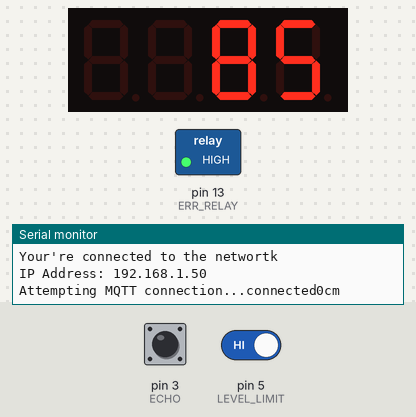
This sketch was run on a simulated Arduino Pro Mini, built with avr-gcc and run on an emulated ATmega328P. Parts: 4-digit seven-segment display, switched loads named in the sketch (green lamp = pin HIGH), the last lines printed to the serial monitor. Inputs (shaded band) come from the test bench; at power-on: pin 5 (LEVEL_LIMIT) HIGH, pin 3 (ECHO) LOW. WiFi joins after 1.5 s; servers stay silent unless stated; no MQTT or app messages arrive unless stated; pins used as bus, display or sensor lines are not drawn.

Above: at 3.2 s.
3.3 s: pin 5 (LEVEL_LIMIT) driven LOW
At 4.8 s:
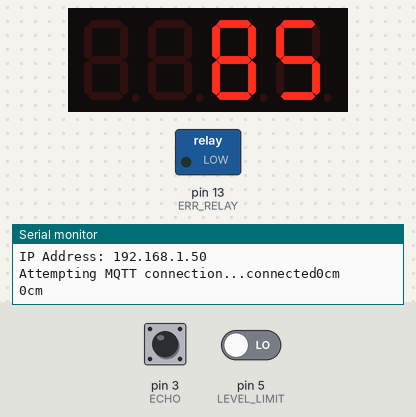
5.2 s: pin 5 (LEVEL_LIMIT) driven HIGH
At 6.4 s:
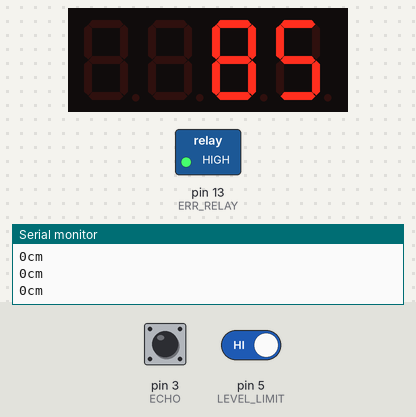
7.5 s: pin 3 (ECHO) pulsed HIGH 5 times (0.12 s each, 0.3 s apart)
At 9.8 s:
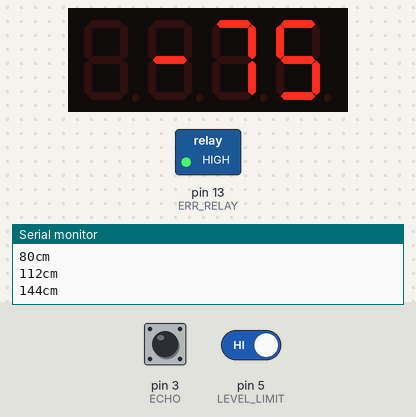
10.5 s: pin 5 (LEVEL_LIMIT) driven LOW
At 11.5 s:
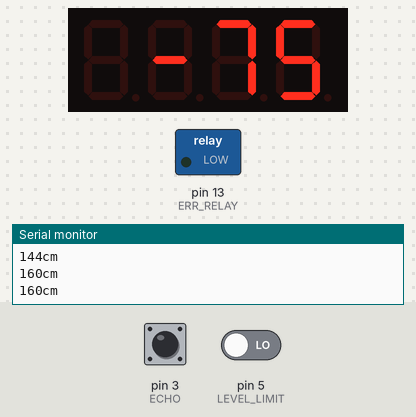
Timing chart, 0 to 13.5 s (numbered marks = the images above; inputs shaded):
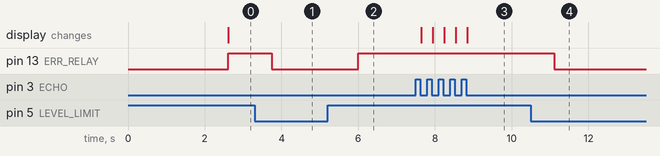

Measured:
- after the input at 3.3 s, pin 13 (ERR_RELAY): HIGH → LOW after 0.44 s
- after the input at 5.2 s, pin 13 (ERR_RELAY): LOW → HIGH after 0.81 s
- after the input at 7.5 s, the display: first changes after 0.14 s (image 3 shows a later state)
- after the input at 10.5 s, pin 13 (ERR_RELAY): HIGH → LOW after 0.61 s

The sketch:

ProMini_Esp01_levelMonitor_display.ino
```cpp
#include "header.h"

RaiseTimeEventInLoop mqttPub;

void setup(void){
    Serial.begin(115200);
    EspSerial.begin(ESP8266_BAUD);
    WiFi.init(&EspSerial);
    display.setBrightness(0x07);
    display.showNumberDec(0, true);
    //debug
    //Serial.print("the value of WL_NO_SHIELD is :"); Serial.println(WiFi.status());
    wifiConnect();

    client.setServer(server, 1883);
    client.setCallback(callback);

    pinMode(TRIG, OUTPUT);
    pinMode(ECHO, INPUT);
    pinMode(LED_BUILTIN, OUTPUT);
    pinMode(LEVEL_LIMIT, INPUT_PULLUP);
    pinMode(ERR_RELAY, OUTPUT);
}

void loop(void)
{
    static unsigned long lastPub = millis();
    static bool limitStatChanged = false;
    static bool preLimitStat = false;
    static bool currLimitStat = false;
    unsigned long now;
    int averageDistance;
    char buffer[128];

// 파트1 ===========================================================================================
// client.loop()를 먼저한 이유는 현재 loop() 속에서 mqtt 관련 함수를 먼저 refresh하기 위해서이다.
    if (!client.connected()) {
        reconnect();
    }
    client.loop();

// 파트2 ===========================================================================================
// loop()동안 쉴새 없이 거리를 계속 업데이트 한다.
    averageDistance = avrDistance(ultraSonicMeasureDistance(TRIG, ECHO));
    display.showNumberDec(volumeRemain(averageDistance), false);
    isChangedDoSomething(& preLimitStat, & currLimitStat);
    // 공진이 일어나서 0.1초마다 거리 측정하는 것으로 바꿈
    delay(100);
// 파트3 : MQTT에 publish하는 프로그램이다. ========================================================
//  정해진 시간에 한번씩 쓰는 것인데, 14초에 하나씩 쓰도록 한다.
//  만들어 놓은 class를 이용하여 간단하게 표현한다.
//  14초 동안 읽은 거리는 평균을 내서 이용한다.
    mqttPub.eachEveryTimeIn(14000, doThis, MQTT_PUB_LEVEL, volumeRemain(averageDistance));
}
```

header.h
```cpp
//============================================================================================
//      function.cpp
//============================================================================================
#include <WiFiEspAT.h>
#include <PubSubClient.h>
#include <SoftwareSerial.h>

#include <stdlib.h>
#include <stdio.h>
#define ESP8266_BAUD 57600

char ssid[] = "FarmMain5G";
char pass[] = "wweerrtt";
int status = WL_IDLE_STATUS;

IPAddress server(192, 168, 0, 24);

SoftwareSerial EspSerial(8, 7); //Rx, Tx
WiFiClient espClient;   //WiFiEspAT에서 정의됨
PubSubClient client(espClient);

// MQTT 메세지 등 정의
#define MQTTID      "levelMonitorAtank"
#define MQTTUSER    "farmmain"
#define MQTTPASS    "eerrtt"
#define WILLTOPIC   "Lastwill/FM/FerTankA/Status"
#define WILLMSG     "off line"

// pin 번호 정의
#define TRIG 2
#define ECHO 3
#define LEVEL_LIMIT 5
#define ERR_RELAY 13

// 탱크 번호 정의
#define LEVEL_TANK_A

#ifdef LEVEL_TANK_A
#define CLIENT_NAME     "LevelMonitor_TankA"  //혹시나 싶어 쓴것. EspMQTTClient.h에 연동
#define MQTT_PUB_LEVEL  "Sensor/FM/FerTankA/Level" //FM 작업동, fertankA 혼합통A
#define MQTT_PUB_ERROR  "Error/FerTankA/Status" // 혼합통 A의 저수위 경고를 본다.
#endif

// resetFunction
void (*resetFunc)(void) = 0; //리셋함수는 어드레스가 0부터 시작하는 함수이다.

/*
    이 콜백에서는 따로 payload뿐만 아니라 str[256]에서 카피를 받아쓴다.
    payload마지막에 NULL이 있는지 없는지는 모르겠지만,
    str에는 마지막에 NULL이 있어서 string으로 쓸수 있다.
*/
void callback(char* topic, byte* payload, unsigned int length) {
    char str[256];
    int conv;
    Serial.print("Message arrived [");
    Serial.print(topic);
    Serial.print("]");
    for(int i = 0; i < length; i++){
        Serial.print((char) payload[i]);
        str[i] = (char) payload[i];
        str[i+1] = NULL;
    }
    // 이하 특별한 topic message에 대한 처리 루틴이 있어야한다.
}

void reconnect(void) {
    int errCnt = 0;
    while(!client.connected()) {
        Serial.print("Attempting MQTT connection...");
        if(client.connect(MQTTID,MQTTUSER,MQTTPASS,WILLTOPIC, 0, 1, WILLMSG)) {
            Serial.print("connected");
            client.publish(WILLTOPIC, "on line", 1);
            // client.subscribe("...");
        } else {
            Serial.print("failed, rc=");
            Serial.print(client.state());
            Serial.print("\t try again in 5 seconds\n");
            delay(5000);
            if(errCnt > 10) resetFunc();
            else errCnt++;
        }
    }
}

void wifiConnect(void)
{
/* setup() 안에서 작동한다. 이전에 반드시 정의 되어야할 것이 있는데,
    ESP01이 SoftwareSerial로 정의되어 있어야 하고(EspSerial),
    WiFi 쉴드 변수와 ESP01모뎀의 객체의 레퍼런스를 연결해 주어야 한다.
*/
    if(WiFi.status() == WL_NO_SHIELD) {
        Serial.println("WiFi shield not present");
        delay(100);
        resetFunc();
    }

    Serial.print("Attempting to connect to WPA SSID:");
    Serial.println(ssid);

    WiFi.begin(ssid, pass);

    while(WiFi.status() != WL_CONNECTED) {
        delay(500);
        Serial.print(".");
    }

    Serial.println("Your're connected to the networtk");
    Serial.print("IP Address: ");
    Serial.println(WiFi.localIP());
}

int sumDist = 0;
int avrDistance(unsigned int distance)
{
    static unsigned int arrDistance[128] = {0,};
    static int index = 0;

    if(index == 128) index=0; //다음 주기 첫번째 0
    sumDist = sumDist - arrDistance[index] + distance;
    arrDistance[index] = distance;
    index ++;
    //Serial.print("index :"); Serial.println(index);
    //Serial.print("arrDistance["); Serial.print(index); Serial.print("] = "); Serial.println(arrDistance[(index == 0 ? 127 : index-1)]);
    //Serial.println(sumDist);
    return (int) (sumDist/127);
}

// 사각 탱크의 남은 용적을 구한다. 일단 100세티로 계산하고 거리를 받아서 %로 환산해서 리턴한다.
int volumeRemain(int dist)
{
    return (85 - dist); //112.5cm는 물탱크의 깊이
}

// 초음파 센서로 거리를 측정한다.
// mesureDistance()
// arguments:
//      echo : 초음파 센서 출력부
//      trig : 초음파 센서 수신부
//      위의 두 핀은 setup()에서 pinMode가 미리 정의되어 있어야 한다.
int ultraSonicMeasureDistance(int trig, int echo)
{
    unsigned long duration;
    unsigned int distance;
    unsigned int averageDistance;

    //초음파 스피커에 펄스를 준다. 0.01초 (3.4005m 정도 갔다)
    digitalWrite(trig, HIGH);
    delay(10);
    digitalWrite(trig, LOW);

    // 핀에서 펄스(HIGH 또는 LOW)를 읽습니다.
    // 예를 들어, value 가 HIGH 이면, pulseIn() 은 핀이 HIGH` 가 될 때까지 기다리고,
    // 타이머를 시작하고, 핀이 LOW 가 될 때까지 기다리고 타이머를 멈춥니다.
    // 펄스의 길이를 마이크로초 단위로 반환합니다.
    // 정해진 timeout 안에 펄스가 시작되지 않으면 0을 반환합니다.
    // 이 함수의 타이머는 경험적으로 결정되고, 긴 펄스에 대해 오류를 낼 수도 있습니다.
    // 10 마이크로초부터 3분까지의 길이의 펄스에 대해 동작합니다.
    duration = pulseIn(echo, HIGH);
    distance = (unsigned long) ((34045 * duration) / 1000000) / 2;

    averageDistance = avrDistance(distance);

    // debug
    Serial.print(averageDistance);
    Serial.println("cm");

    return distance;
}

// MQTT에 쓰기 위해서 루프마다 쓸 필요는 없다.
// 그 상태가 바뀌었을 때, 루프를 쓰는 것이 좋겠다.
// 그러므로 이하는 상태를 인수로 받아 바뀐 것을 판단하고 어떤 행동을 하려는 함수이다.
bool isChanged(bool prev, bool current) {
    if(prev != current) return true;
    else return false;
}

// 0: 아무 변화도 없었다.
// 1: 변화가 있었다. 물이 없다는 변화
// 2: 물이 있다는 변화
int isChangedDoSomething(bool * prev, bool * current)
{
    // 기계적으로 이번 루프에서 변화값을 쉬프트한다.
    * prev = * current;
    * current = digitalRead(LEVEL_LIMIT);

    // 상태가 같은가?
    // yes : 같다. 아무것도 안한다.
    // no : 다르다. 다르면 current 상태에 따라 MQTT 메세지를 다르게 송부한다.
    if(* prev == * current) return 0;
    else{
        // true : 물이 없다.
        // false : 물이 감지 된다.
        if(* current) {
            client.publish(MQTT_PUB_ERROR, "No fertile A", 1);
            digitalWrite(LED_BUILTIN, HIGH);
            digitalWrite(ERR_RELAY, HIGH);
            return 1;
        } else {
            client.publish(MQTT_PUB_ERROR, "None", 1);
            digitalWrite(LED_BUILTIN, LOW);
            digitalWrite(ERR_RELAY, LOW);
            return 2;
        }
    }
}
// ProMini_Esp01_levelMonitor_display.ino에만 쓰이는 특별함수
// class RaiseTimeEventInLoop의 instance "mqttPub"에 사용된다.
void doThis(const char* tpc, const char* msg)
{
    client.publish(tpc, msg, 1);
}

void doThis(const char* tpc, int msg)
{
    char buffer[128];
    sprintf(buffer, "%d", msg);
    // 이 행이 에러가 나서 위의 명령어를 추가했음 itoa(msg, buffer, 10);
    client.publish(tpc, buffer, 1);
}

//============================================================================================
//     TM1637.h
//============================================================================================
#include <TM1637Display.h>

#define TM1637CLK   10
#define TM1637DIO   11

const uint8_t SEG_DONE[] = {
	SEG_B | SEG_C | SEG_D | SEG_E | SEG_G,           // d
	SEG_A | SEG_B | SEG_C | SEG_D | SEG_E | SEG_F,   // O
	SEG_C | SEG_E | SEG_G,                           // n
	SEG_A | SEG_D | SEG_E | SEG_F | SEG_G            // E
	};

TM1637Display display(TM1637CLK, TM1637DIO);

//=============================================================================================
//          myClassDev.h
//=============================================================================================

/*
    Arduino에서 함수를 인자로 호출하는 Class작성
    이 class는 loop()에 들어가기는 하지만, 정해진 주기에 한번 이 함수를 실행한다.
*/
//==========================================================================================

// 루프 안에서 일정 주기가 돌아오면 그 주기 시각에 어떤 일을 하는 객체
// ex. 주기 5000 millis 마다 LED를 토글한다.
// ex. 주기 10,000 millis 마다 온도 센서를 읽는다.

class RaiseTimeEventInLoop {
    public:
        // t_anchor : static이고 초기는 이 함수가 실행되는 때의 시간.
        // 이후로는 period_t가 지난 후의 시스템 시간
        unsigned long t_anchor;
        // t_current : 루프 중에 시스템 시간을 계산한다.
        unsigned long t_current;
        void (*pfunct) (void); //생성자에서 실행할 함수를 기억할 용도로 쓸 예정이었는데, 그 효용성이 떨어졌다. 하위 버전 호환성을 위해 그냥 둔다.

    public:
        RaiseTimeEventInLoop(){
            t_anchor = millis();
            t_current = millis();
        }
        RaiseTimeEventInLoop(void (*fptr)(void)){
            t_anchor = millis();
            t_current = millis();
            pfunct = fptr;
        }
        void eachEveryTimeIn(unsigned long t_period) { eachEveryTimeIn((t_period), pfunct); }
        void eachEveryTimeIn(unsigned long t_period, void (*fptr)(void));
        void eachEveryTimeIn(unsigned long t_period, void (*fptr)(const char *, const char *), const char *, const char *);
        void eachEveryTimeIn(unsigned long, void(*fptr)(const char*, int), const char*, int);
        void eachEveryTimeIn(int t_period, void(*fptr)(void)) { eachEveryTimeIn((unsigned long) t_period, fptr);}
        void eachEveryTimeIn(int t_period, void(*fptr)(const char*, const char*), const char* a, const char* b) {
             eachEveryTimeIn((unsigned long) t_period, fptr, a, b);}
        void eachEveryTimeIn(int t_period, void(*fptr)(const char*, int), const char* arg_a, int arg_b) {
             eachEveryTimeIn((unsigned long) t_period, fptr, arg_a, arg_b);}


        // void operator()();
        // void operator()(void (*fptr)(void));
};

void RaiseTimeEventInLoop::eachEveryTimeIn(unsigned long t_period, void (*fptr)(void))
{
    // 조건식 : refClass.t_current-refClass.t_anchor > t_period
    // yes : t_period보다 더 많은 시간이 흘렀다는 이야기
    // no : t_period보다 더 적으니 시간이 찰 때까지 기다려야한다는 이야기
    // 이 조건식의 두 조건 모두 t_current는 millis()의 반환값을 동시에 가져야 다음 호출에서 의미를 가짐
    if (t_current - t_anchor >= t_period) {
        //주기마다 실행해야할 함수를 작성한다.
        fptr();
        t_anchor = t_current;
    }
    t_current = millis();
}

void RaiseTimeEventInLoop::eachEveryTimeIn(unsigned long t_period,
                                            void (*fptr)(const char*, const char*), const char* arg_a, const char* arg_b)
{
    // 조건식 : refClass.t_current-refClass.t_anchor > t_period
    // yes : t_period보다 더 많은 시간이 흘렀다는 이야기
    // no : t_period보다 더 적으니 시간이 찰 때까지 기다려야한다는 이야기
    // 이 조건식의 두 조건 모두 t_current는 millis()의 반환값을 동시에 가져야 다음 호출에서 의미를 가짐
    if (t_current - t_anchor >= t_period) {
        //주기마다 실행해야할 함수를 작성한다.
        fptr(arg_a, arg_b);
        t_anchor = t_current;
    }
    t_current = millis();
}

void RaiseTimeEventInLoop::eachEveryTimeIn(unsigned long t_period,
                                            void (*fptr)(const char*, int), const char* arg_a, int arg_b)
{
    // 조건식 : refClass.t_current-refClass.t_anchor > t_period
    // yes : t_period보다 더 많은 시간이 흘렀다는 이야기
    // no : t_period보다 더 적으니 시간이 찰 때까지 기다려야한다는 이야기
    // 이 조건식의 두 조건 모두 t_current는 millis()의 반환값을 동시에 가져야 다음 호출에서 의미를 가짐
    if (t_current - t_anchor >= t_period) {
        //주기마다 실행해야할 함수를 작성한다.
        fptr(arg_a, arg_b);
        t_anchor = t_current;
    }
    t_current = millis();
}


//=========================================================================================

// 루프에서 어떤 시간동안 어떤 동작을 하는 클래스.
// ex. 60초 주기 5초동안에 분사하는 동작
// 필요요소: 주기, 동작시간, 동작정의함수
class PeriodicMthdInLoop {
    // member variable
    public:
        unsigned long t_period, t_duration, t_anchor, t_current;
        void (*fptr_dr) (void);
        void (*fptr_dflt) (void);
    private:
        bool prev_flg, curr_flg;  // 매개 함수 실행을 딱 한번 하기 위한 상태값
    // member function
    public:
        // constructor
        PeriodicMthdInLoop(void) {
            t_anchor = millis();
            t_current = millis();
            prev_flg = false;
            curr_flg = false;
        }
        PeriodicMthdInLoop(unsigned long period, unsigned long duration,
                           void (*f_fptr1) (void), void (*f_fptr2) (void))
                          : t_period(period), t_duration(duration),
                            fptr_dr(f_fptr1), fptr_dflt(f_fptr2) {
            t_anchor = millis();
            t_current = millis();
        }
        int checkCurrentStat(void);
        int checkCurrentStat(unsigned long, unsigned long, void (*)(void), void(*)(void));
};

int PeriodicMthdInLoop::checkCurrentStat(void){
    // 조건식 t_current - t_anchor < t_period
    // yes : 지금은 주기 안에 있다는 이야기임
    // no : 주기 밖에 있으므로 얼른 초기화하고 돌아나가야 함
    if (t_current - t_anchor < t_period) {              // t_period안에 들어온 상황
        // 조건식 : t_current - t_anchor < t_duration
        // yes : 무엇인가 동작을 해야함
        // no : default 동작을 해야함
        if (t_current - t_anchor < t_duration) {            // t_duration 안에 들어오 상황
            curr_flg = true;
            // 무슨 동작을 해야하는데 루프마다 무슨 동작을 할 필요는 없다.
            // 단호하게 상태가 바뀌는 그때, 딱 한번만 해야한다.
            // 그러므로 아래와 같은 조건식이 필요하겠다.
            if ((!prev_flg)&&(curr_flg)){
                fptr_dr();
                prev_flg = curr_flg;
            }
            t_current = millis();
            return 1;
        } else {                                            // t_duration 밖에 상황
            curr_flg = false;
            // duration밖에 도달하는 default 동작도 한번만 하면된다.
            // 그래서 아래 식이 필요하겠다.
            if ((prev_flg)&&(!curr_flg)){
                fptr_dflt();
                prev_flg = curr_flg;
            }
            t_current = millis();
            return 0;
        }
    } else {                                            // t_period 밖의 상활
        // 다시 period(주기)가 시작되도록 인수들을 조정한다.
        t_anchor = millis();
        t_current = millis();
        return 0;
    }
}

// checkCurrentStat의 인수용 버젼. 이 함수를 통하여 클래스 내에 있는 변수를 조정하고
// 계속 인수를 변경해서 쓸 수 있다. 이 말은 주기와 동작 시간과 동작 함수, 디폴트 함수를
// 루프 안에서 경우에 따라 다르게 쓸 수 있다는 이야기가 된다.
// 인수를 조정한 후 checkCurrentStat(void) 함수를 그대로 이용하여 사용한다.
int PeriodicMthdInLoop::checkCurrentStat(unsigned long period, unsigned long duration,
                                         void (*fptr1)(void), void (*fptr2)(void)) {
    t_period = period;
    t_duration = duration;
    fptr_dr = fptr1;
    fptr_dflt = fptr2;
    checkCurrentStat();
}

//=========================================================================================

/*
void blink(void)
{
    static bool statusLED = 0;
    statusLED = !statusLED;
    digitalWrite(LED_BUILTIN, statusLED);
}


RaiseTimeEventInLoop check; //전역으로 선언해야 loop()에서 보인다.
PeriodicMthdInLoop blinkLED(500, 100, blink, blink);

// the setup function runs once when you press reset or power the board
void setup() {
    // initialize digital pin LED_BUILTIN as an output.
    pinMode(LED_BUILTIN, OUTPUT);
}

// the loop function runs over and over again forever
void loop() {
    // check.eachEveryTimeIn(50, blink);
    blinkLED.checkCurrentStat(1000,100, blink, blink);
}
*/
```
